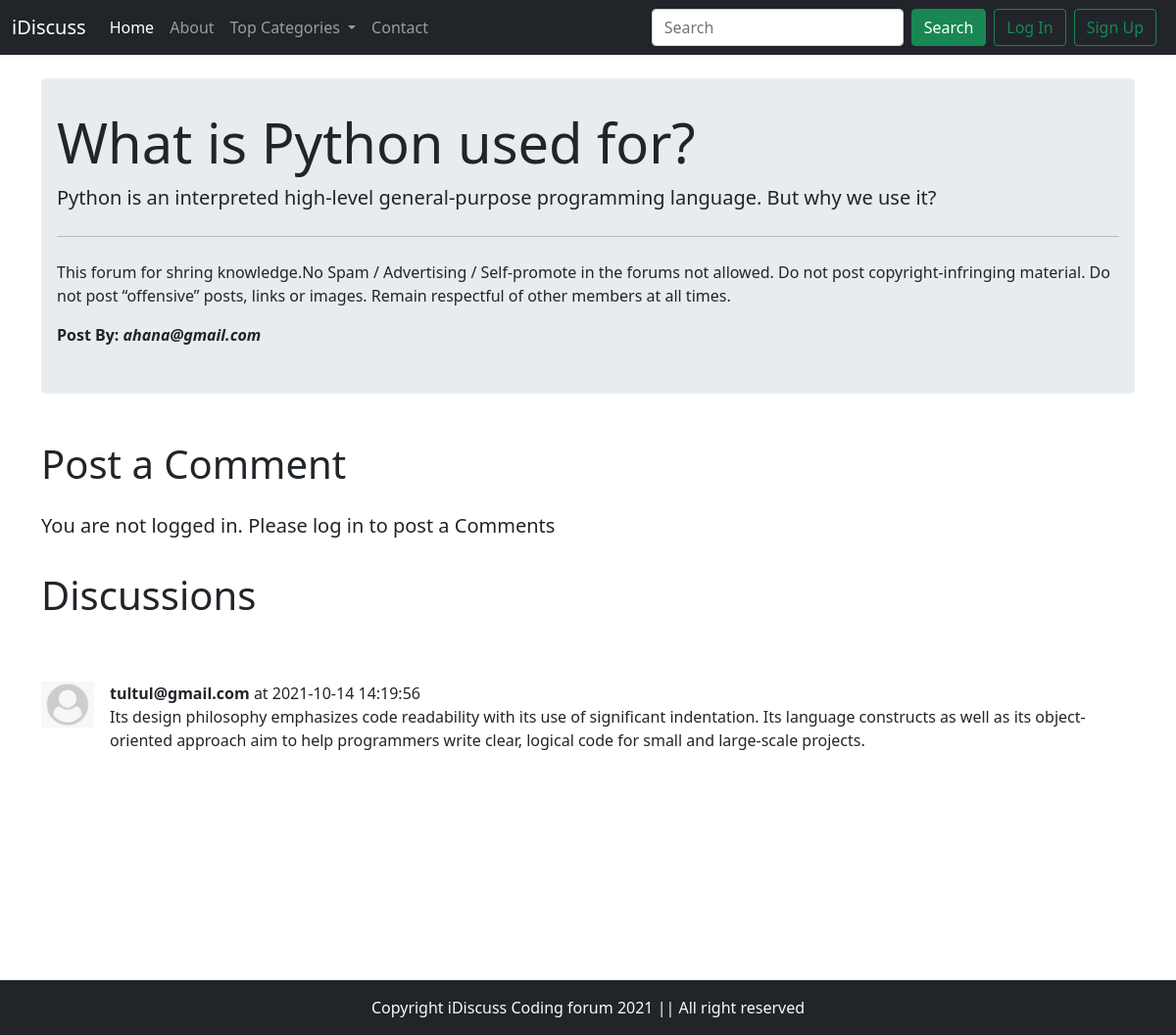
Page /thread.php?Thread_Id=3 on the committed database.
### tables this page shows
CREATE TABLE `threadlist` (
  `Thread_Id` int(11) NOT NULL,
  `Thread_Title` varchar(255) NOT NULL,
  `Thread_desc` text NOT NULL,
  `Thread_cat_id` int(11) NOT NULL,
  `Thread_user_id` int(21) NOT NULL,
  `TimeStmp` timestamp NOT NULL DEFAULT current_timestamp()
);

CREATE TABLE `users` (
  `sno` int(11) NOT NULL,
  `user_email` varchar(50) NOT NULL,
  `user_pass` varchar(255) NOT NULL,
  `TimeStmp` timestamp NOT NULL DEFAULT current_timestamp()
);

CREATE TABLE `comments` (
  `comment_id` int(11) NOT NULL,
  `comment_content` text NOT NULL,
  `comment_time` timestamp NOT NULL DEFAULT current_timestamp(),
  `comment_by` int(11) NOT NULL,
  `Thread_Id` int(21) NOT NULL
);

### thread.php (the view, shortened to what this page needs)
<!doctype html>
<html lang="en">
<head>
    <link href="bootstrap/css/bootstrap.min.css" rel="stylesheet">
</head>
<body>
    <?php require'partials/header.php'; ?>
    <?php require'partials/dbconnect.php'; ?>
    <?php
    $id= $_GET["Thread_Id"];
     $sql="SELECT * FROM `threadlist` WHERE `Thread_Id`= '$id'";
     $result=mysqli_query($conn, $sql);
     while($row=mysqli_fetch_assoc($result)){
         $Title=$row['Thread_Title'];
         $desc= $row['Thread_desc'];
         $Thread_user_id2=$row['Thread_user_id'];
         $sql2="SELECT * FROM `users` WHERE `sno`= '$Thread_user_id2'";
         $result2=mysqli_query($conn, $sql2);
         $row2=mysqli_fetch_assoc($result2);
         $posted_by=$row2['user_email'];
     } ?>
    <div class="container my-4">
        <div class="jumbotron">
            <h1 class="display-4"><?php echo $Title ?></h1>
            <p class="lead"><?php echo $desc ?></p>
            <hr class="my-4">
            <p>This forum for shring knowledge.No Spam / Advertising / Self-promote in the forums not allowed.
                Do not post copyright-infringing material.
                Do not post “offensive” posts, links or images.
                Remain respectful of other members at all times.</p>
            <p><b>Post By: <em><?php echo $posted_by; ?></em></b></p>
        </div>
    </div>
    <?php
    if(isset($_SESSION['loggedin']) && $_SESSION['loggedin']==true){
    echo'
        <div class="container">
            <h1 class="py-3">Post a Comment</h1>
                 <form action="'.$_SERVER['REQUEST_URI'].'?>" method="POST">
    <div class="form-floating">
        <textarea class="form-control" placeholder="Comment" id="comment" name="comment"
            style="height: 100px"></textarea>
        <label for="floatingTextarea2">Comment</label>
        <input type="hidden" name="sno" value='.$_SESSION['sno'].'>
    </div>
    <button type="submit" class="btn btn-success my-3">Post Comment</button>
    </form>
    </div>';
    }
    else{
    echo'<div class="container">
        <h1 class="py-3">Post a Comment</h1>
        <p class="lead">You are not logged in. Please log in to post a Comments</p>
    </div>';
    }
    ?>
    <div class="container " id="qusid">
        <h1 class="py-3">Discussions</h1>
        <br>
        <?php
        $id= $_GET["Thread_Id"];
        $sql="SELECT * FROM `comments` WHERE `Thread_Id`='$id'";
        $result=mysqli_query($conn, $sql);
         while($row=mysqli_fetch_assoc($result)){
             $content= $row['comment_content'];
             $comment_time=$row['comment_time'];
            $commnet_by=$row['comment_by'];
            $sql2="SELECT * FROM `users` WHERE `sno`= '$commnet_by'";
            $result2=mysqli_query($conn, $sql2);
            $row2=mysqli_fetch_assoc($result2);
       echo' <div class="d-flex my-3">
            <div class="flex-shrink-0">
                <img src="images/user_default.jpg" style="width:54px" alt="...">
            </div>
            <div class="flex-grow-1 ms-3">
            <p class="my-0"><b>'.$row2['user_email'].'</b> at '.$comment_time.'</p>
                '.$content.'
            </div>
        </div>';
    }
    ?>
    </div>
    <?php require'partials/footer.php'; ?>
</body>
</html>

### thread.php (style rules this page uses)
.jumbotron { padding: 2rem 1rem; margin-bottom: 2rem; background-color: #e9ecef; border-radius: .3rem; }
#qusid { min-height: 433px; }

### rows in the picture
threadlist: Thread_Title "What is Python used for?", Thread_desc "Python is an interpreted high-level general-purpose programming language. But why we use it?"
users: user_email "ahana@gmail.com"
comments: users.user_email "tultul@gmail.com", comment_time "2021-10-14 14:19:56", comment_content "Its design philosophy emphasizes code readability with its use of significant indentation. Its language constructs as well as its object-oriented approach aim to help programmers write clear, logical code for small and large-scale projects."
